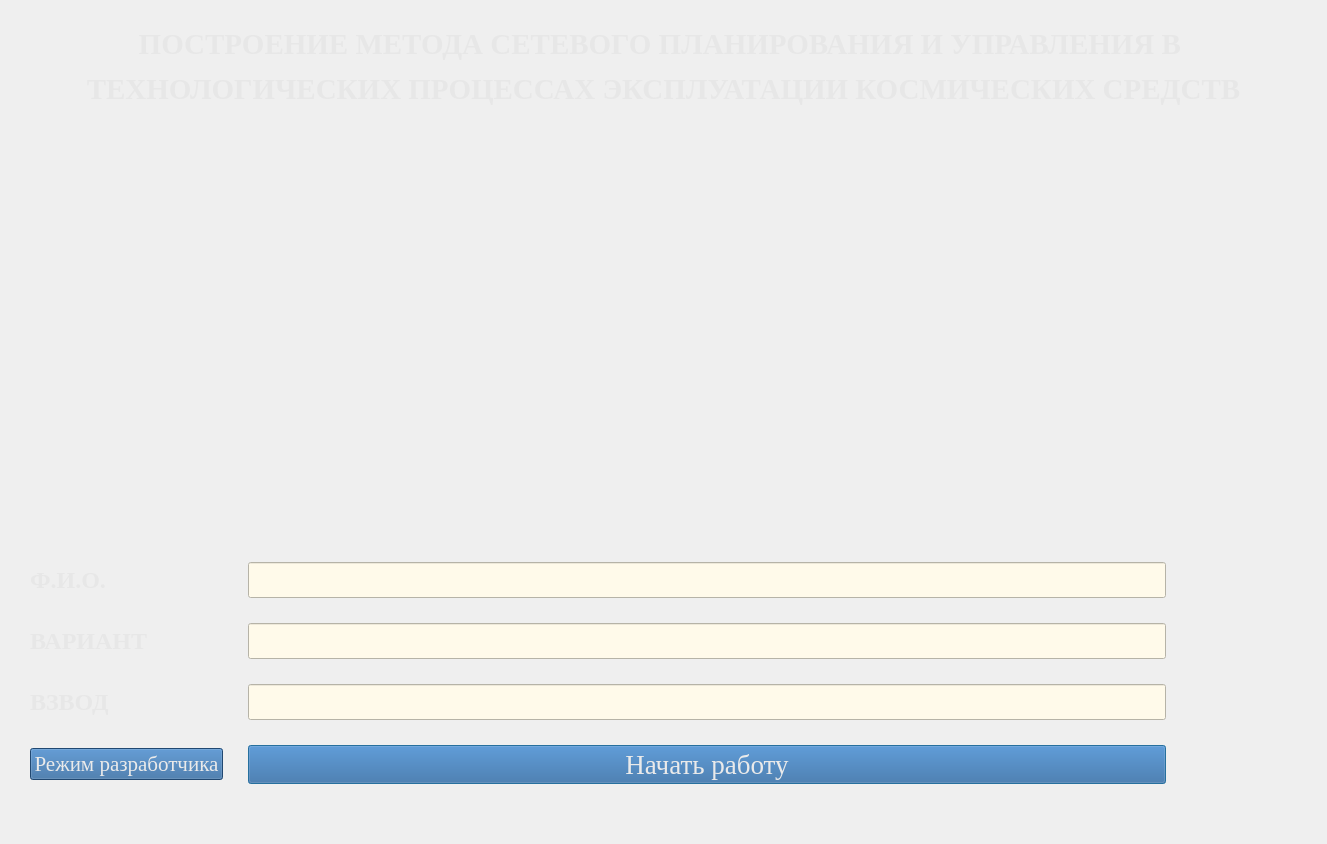
<?xml version="1.0" encoding="UTF-8"?>
<ui version="4.0">
 <class>startWin</class>
 <widget class="QDialog" name="startWin">
  <property name="geometry">
   <rect>
    <x>0</x>
    <y>0</y>
    <width>1327</width>
    <height>844</height>
   </rect>
  </property>
  <property name="font">
   <font>
    <family>Times New Roman</family>
    <pointsize>20</pointsize>
   </font>
  </property>
  <property name="windowTitle">
   <string>РЕГИСТРАЦИЯ</string>
  </property>
  <property name="autoFillBackground">
   <bool>false</bool>
  </property>
  <property name="styleSheet">
   <string notr="true">
#startWin{background-image: url(:/newPrefix/spaceBackground.png);}</string>
  </property>
  <layout class="QVBoxLayout" name="verticalLayout" stretch="1,3,3,0">
   <property name="spacing">
    <number>25</number>
   </property>
   <property name="leftMargin">
    <number>20</number>
   </property>
   <property name="topMargin">
    <number>5</number>
   </property>
   <property name="rightMargin">
    <number>20</number>
   </property>
   <property name="bottomMargin">
    <number>10</number>
   </property>
   <item>
    <widget class="QLabel" name="labelWelcome">
     <property name="font">
      <font>
       <family>Times New Roman</family>
       <pointsize>20</pointsize>
      </font>
     </property>
     <property name="styleSheet">
      <string notr="true">background-color: rgba(0, 0, 0, 0);</string>
     </property>
     <property name="lineWidth">
      <number>5</number>
     </property>
     <property name="midLineWidth">
      <number>5</number>
     </property>
     <property name="text">
      <string>&lt;!DOCTYPE HTML PUBLIC &quot;-//W3C//DTD HTML 4.0//EN&quot; &quot;http://www.w3.org/TR/REC-html40/strict.dtd&quot;&gt;
&lt;html&gt;&lt;head&gt;&lt;meta name=&quot;qrichtext&quot; content=&quot;1&quot; /&gt;&lt;style type=&quot;text/css&quot;&gt;
p, li { white-space: pre-wrap; }
&lt;/style&gt;&lt;/head&gt;&lt;body style=&quot; font-family:'Times New Roman'; font-size:20pt; font-weight:400; font-style:normal;&quot;&gt;
&lt;p align=&quot;center&quot; style=&quot; margin-top:12px; margin-bottom:12px; margin-left:0px; margin-right:0px; -qt-block-indent:0; text-indent:0px;&quot;&gt;&lt;span style=&quot; font-size:22pt; font-weight:600; color:#e7e7e7;&quot;&gt;ПОСТРОЕНИЕ МЕТОДА СЕТЕВОГО ПЛАНИРОВАНИЯ И УПРАВЛЕНИЯ В &lt;/span&gt;&lt;/p&gt;
&lt;p align=&quot;center&quot; style=&quot; margin-top:12px; margin-bottom:12px; margin-left:0px; margin-right:0px; -qt-block-indent:0; text-indent:0px;&quot;&gt;&lt;span style=&quot; font-size:22pt; font-weight:600; color:#e7e7e7;&quot;&gt;ТЕХНОЛОГИЧЕСКИХ ПРОЦЕССАХ ЭКСПЛУАТАЦИИ КОСМИЧЕСКИХ СРЕДСТВ&lt;/span&gt;&lt;/p&gt;&lt;/body&gt;&lt;/html&gt;</string>
     </property>
    </widget>
   </item>
   <item>
    <widget class="QLabel" name="labelPicture">
     <property name="autoFillBackground">
      <bool>false</bool>
     </property>
     <property name="styleSheet">
      <string notr="true">image: url(:/newPrefix/logo_mac_mai-min.png);
background-color: rgba(0, 0, 0, 0);
</string>
     </property>
     <property name="text">
      <string/>
     </property>
    </widget>
   </item>
   <item>
    <layout class="QGridLayout" name="gridLayout" columnstretch="2,14,2">
     <property name="leftMargin">
      <number>10</number>
     </property>
     <property name="topMargin">
      <number>10</number>
     </property>
     <property name="rightMargin">
      <number>10</number>
     </property>
     <property name="bottomMargin">
      <number>10</number>
     </property>
     <item row="2" column="1">
      <widget class="QLineEdit" name="lineEditGroup">
       <property name="font">
        <font>
         <family>Times New Roman</family>
         <pointsize>18</pointsize>
        </font>
       </property>
       <property name="styleSheet">
        <string notr="true">background-color: #fffaea;</string>
       </property>
       <property name="inputMethodHints">
        <set>Qt::ImhNone</set>
       </property>
       <property name="maxLength">
        <number>15</number>
       </property>
      </widget>
     </item>
     <item row="2" column="0">
      <widget class="QLabel" name="labelGroup">
       <property name="font">
        <font>
         <family>Times New Roman</family>
         <pointsize>18</pointsize>
        </font>
       </property>
       <property name="text">
        <string>&lt;html&gt;&lt;head/&gt;&lt;body&gt;&lt;p&gt;&lt;span style=&quot; font-weight:600; color:#e7e7e7;&quot;&gt;ВЗВОД&lt;/span&gt;&lt;/p&gt;&lt;/body&gt;&lt;/html&gt;</string>
       </property>
      </widget>
     </item>
     <item row="0" column="1">
      <widget class="QLineEdit" name="lineEditSurname">
       <property name="font">
        <font>
         <family>Times New Roman</family>
         <pointsize>18</pointsize>
        </font>
       </property>
       <property name="styleSheet">
        <string notr="true">background-color: #fffaea;</string>
       </property>
       <property name="inputMethodHints">
        <set>Qt::ImhDialableCharactersOnly|Qt::ImhHiddenText|Qt::ImhLatinOnly</set>
       </property>
       <property name="maxLength">
        <number>25</number>
       </property>
      </widget>
     </item>
     <item row="0" column="0">
      <widget class="QLabel" name="labelSurname">
       <property name="font">
        <font>
         <family>Times New Roman</family>
         <pointsize>18</pointsize>
        </font>
       </property>
       <property name="styleSheet">
        <string notr="true"/>
       </property>
       <property name="text">
        <string>&lt;!DOCTYPE HTML PUBLIC &quot;-//W3C//DTD HTML 4.0//EN&quot; &quot;http://www.w3.org/TR/REC-html40/strict.dtd&quot;&gt;
&lt;html&gt;&lt;head&gt;&lt;meta name=&quot;qrichtext&quot; content=&quot;1&quot; /&gt;&lt;style type=&quot;text/css&quot;&gt;
p, li { white-space: pre-wrap; }
&lt;/style&gt;&lt;/head&gt;&lt;body style=&quot; font-family:'Times New Roman'; font-size:18pt; font-weight:400; font-style:normal;&quot;&gt;
&lt;p style=&quot; margin-top:12px; margin-bottom:12px; margin-left:0px; margin-right:0px; -qt-block-indent:0; text-indent:0px;&quot;&gt;&lt;span style=&quot; font-weight:600; color:#e7e7e7;&quot;&gt;Ф.И.О.&lt;/span&gt;&lt;/p&gt;&lt;/body&gt;&lt;/html&gt;</string>
       </property>
      </widget>
     </item>
     <item row="1" column="1">
      <widget class="QLineEdit" name="lineEditNumINGroup">
       <property name="font">
        <font>
         <family>Times New Roman</family>
         <pointsize>18</pointsize>
        </font>
       </property>
       <property name="styleSheet">
        <string notr="true">background-color: #fffaea;</string>
       </property>
       <property name="inputMethodHints">
        <set>Qt::ImhNone</set>
       </property>
       <property name="inputMask">
        <string/>
       </property>
       <property name="maxLength">
        <number>2</number>
       </property>
      </widget>
     </item>
     <item row="1" column="0">
      <widget class="QLabel" name="labelNumGroup">
       <property name="font">
        <font>
         <family>Times New Roman</family>
         <pointsize>18</pointsize>
        </font>
       </property>
       <property name="text">
        <string>&lt;html&gt;&lt;head/&gt;&lt;body&gt;&lt;p&gt;&lt;span style=&quot; font-weight:600; color:#e7e7e7;&quot;&gt;ВАРИАНТ&lt;/span&gt;&lt;/p&gt;&lt;/body&gt;&lt;/html&gt;</string>
       </property>
      </widget>
     </item>
     <item row="3" column="1">
      <widget class="QPushButton" name="btnSignLab">
       <property name="enabled">
        <bool>true</bool>
       </property>
       <property name="font">
        <font>
         <family>Times New Roman</family>
         <pointsize>20</pointsize>
         <weight>50</weight>
         <bold>false</bold>
         <underline>false</underline>
         <kerning>true</kerning>
        </font>
       </property>
       <property name="autoFillBackground">
        <bool>false</bool>
       </property>
       <property name="styleSheet">
        <string notr="true">color: rgb(234, 234, 234);
background-color: rgb(46, 101, 158);</string>
       </property>
       <property name="text">
        <string>Начать работу</string>
       </property>
       <property name="checkable">
        <bool>true</bool>
       </property>
       <property name="default">
        <bool>false</bool>
       </property>
       <property name="flat">
        <bool>false</bool>
       </property>
      </widget>
     </item>
     <item row="3" column="0">
      <widget class="QPushButton" name="btnDeveloperMode">
       <property name="font">
        <font>
         <family>Times New Roman</family>
         <pointsize>16</pointsize>
        </font>
       </property>
       <property name="styleSheet">
        <string notr="true">color: rgb(234, 234, 234);
background-color: rgb(46, 101, 158);</string>
       </property>
       <property name="text">
        <string>Режим разработчика</string>
       </property>
       <property name="checkable">
        <bool>true</bool>
       </property>
      </widget>
     </item>
     <item row="0" column="2">
      <spacer name="horizontalSpacer">
       <property name="orientation">
        <enum>Qt::Horizontal</enum>
       </property>
       <property name="sizeHint" stdset="0">
        <size>
         <width>40</width>
         <height>20</height>
        </size>
       </property>
      </spacer>
     </item>
     <item row="1" column="2">
      <spacer name="horizontalSpacer_2">
       <property name="orientation">
        <enum>Qt::Horizontal</enum>
       </property>
       <property name="sizeHint" stdset="0">
        <size>
         <width>40</width>
         <height>20</height>
        </size>
       </property>
      </spacer>
     </item>
     <item row="2" column="2">
      <spacer name="horizontalSpacer_3">
       <property name="orientation">
        <enum>Qt::Horizontal</enum>
       </property>
       <property name="sizeHint" stdset="0">
        <size>
         <width>40</width>
         <height>20</height>
        </size>
       </property>
      </spacer>
     </item>
     <item row="3" column="2">
      <spacer name="horizontalSpacer_4">
       <property name="orientation">
        <enum>Qt::Horizontal</enum>
       </property>
       <property name="sizeHint" stdset="0">
        <size>
         <width>40</width>
         <height>20</height>
        </size>
       </property>
      </spacer>
     </item>
    </layout>
   </item>
   <item>
    <spacer name="verticalSpacer">
     <property name="orientation">
      <enum>Qt::Vertical</enum>
     </property>
     <property name="sizeHint" stdset="0">
      <size>
       <width>20</width>
       <height>40</height>
      </size>
     </property>
    </spacer>
   </item>
  </layout>
 </widget>
 <resources>
  <include location="resources/labelMAI.qrc"/>
  <include location="resources/spaceBackground.qrc"/>
  <include location="resources/backGround.qrc"/>
 </resources>
 <connections/>
</ui>
